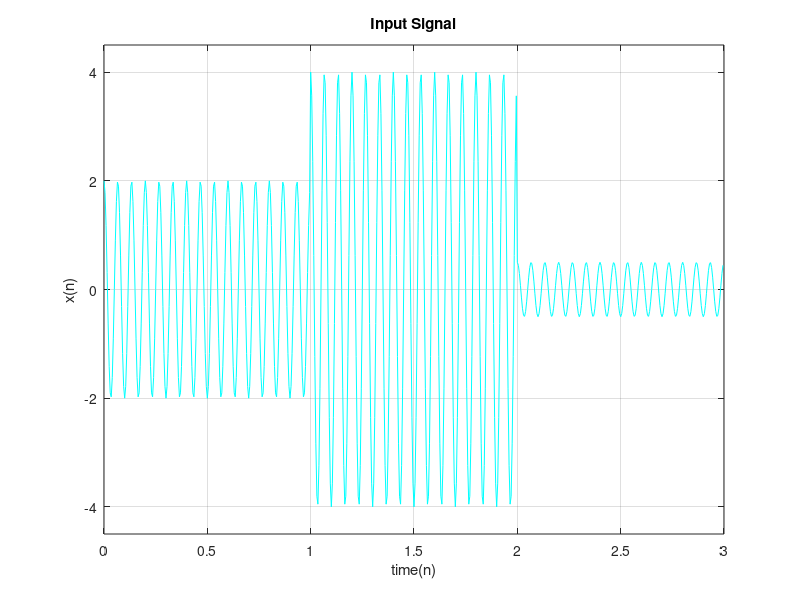
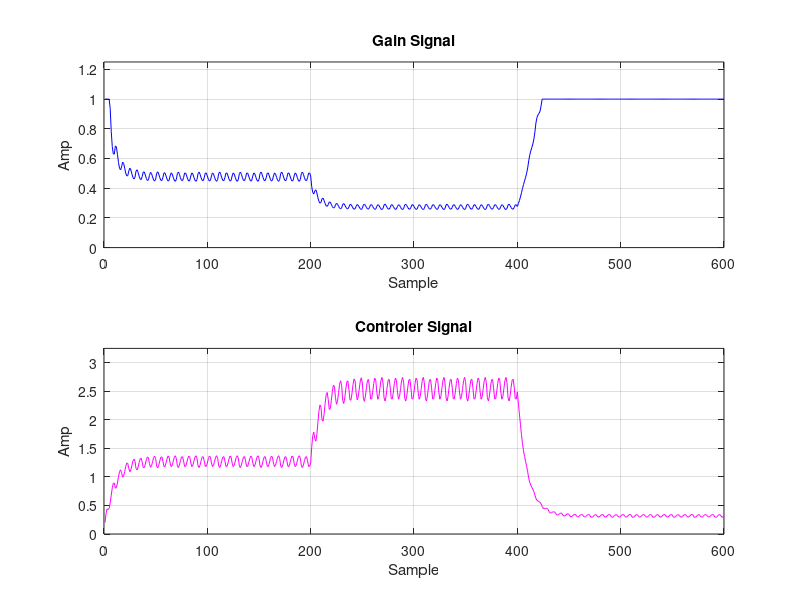
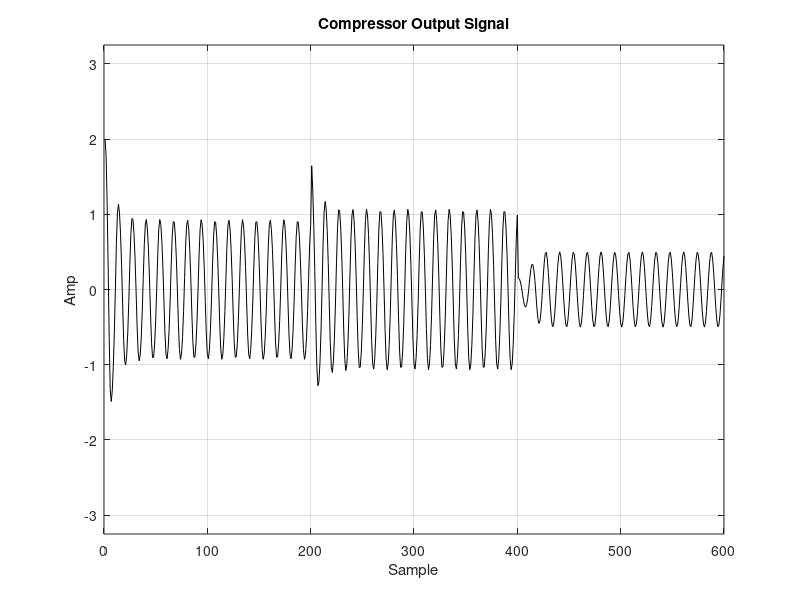

Recreate these plots in MATLAB, in order.
% Exp 3 _ 3
% Teacher : Dr. Abidi
% Author: [SeyedAli] - [SeyedHosseini]
% E-mail: [alishosseini79@aut.ac.ir] 
%Student-Number : [9723042]
% University: Amirkabir University of Technology
%%
clc;
close all;
clear;
%% part 3_3)a
%% Initialization
w0 = 0.15*pi ;
n = 1:600 ;%sample
N = numel(n);
x1 = cos(w0*n);
xx = zeros(1,N);
tt =(n-1)/200; %time
n1 = 1:200;
n2 = 201 : 400;
n3 = 401 : 600;
xx(n1) = 2*cos(w0*(n1 - 1)) ;
xx(n2) = 4*cos(w0*(n2 - 1)) ;
xx(n3) = 0.5*cos(w0*(n3 - 1)) ;

%% Plotting
figure(1);
plot(tt,xx,"c");
grid on;
xlabel('time(n)'); 
ylabel('x(n)'); 
title('Input Signal');
axis([0 3 -4.5 4.5])

%% Control
clc;
c = zeros(1,N);
w1 = 0;
landa = 0.9;
for i = 1 : N
     c(i) = landa*w1 + (1 - landa)*abs(xx(i)) ;
     w1 = c(i) ;
end

f = zeros(1,N);
c0 = 0.5 ;
p = 0.2;

for i = 1 : N
   if c(i) >= c0  
      f(i) = (c(i)/c0) ^ (p - 1) ;
   else
      f(i) = 1;
   end
end

%% Plotting
figure(2)
subplot(211)
plot(n,f,'b')
ylabel("Amp")
xlabel("Sample")
title("Gain Signal")
axis([0 600 0 1.25])
grid on;
subplot(212)
plot(n,c,'m')
grid on;
ylabel("Amp")
xlabel("Sample")
title("Controler Signal")
axis([0 600 0 3.25])

%% Output Compressor
y = xx.*f ;
figure(3)
plot(n,y,'k')
grid on;
ylabel("Amp")
xlabel("Sample")
title("Compressor Output Signal")
axis([0 600 -3.25 3.25])

%% Moving Average

